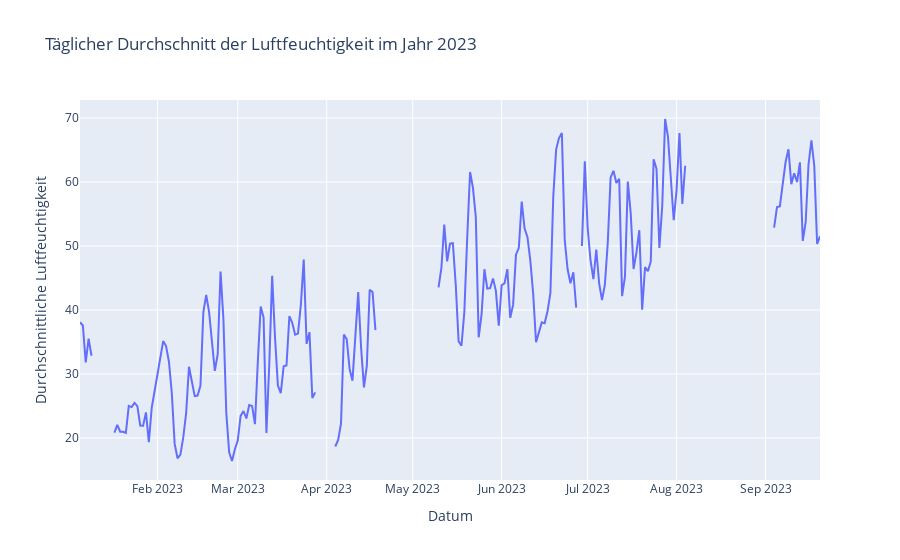

The notebook cell this image was saved under:
### Code cell
fig = px.line(daily_avg_hum_2023, x='date_time', y='hum', title='Täglicher Durchschnitt der Luftfeuchtigkeit im Jahr 2023',
              labels={'date_time': 'Datum', 'hum': 'Durchschnittliche Luftfeuchtigkeit'})

fig.show()

### Figure 1 — Plotly figure (JSON) as saved in the notebook; plotly's stock layout.template omitted (floating-point values rounded to 4 significant figures; data arrays with more than 128 entries replaced by an {"elided": "..."} marker saying what was removed)
{"data": [{"hovertemplate": "Datum=%{x}<br>Durchschnittliche Luftfeuchtigkeit=%{y}<extra></extra>", "legendgroup": "", "line": {"color": "#636efa", "dash": "solid"}, "marker": {"symbol": "circle"}, "mode": "lines", "name": "", "orientation": "v", "showlegend": false, "type": "scatter", "x": {"elided": "259 str values"}, "xaxis": "x", "y": {"elided": "259 float values"}, "yaxis": "y"}], "layout": {"legend": {"tracegroupgap": 0}, "title": {"text": "Täglicher Durchschnitt der Luftfeuchtigkeit im Jahr 2023"}, "xaxis": {"anchor": "y", "domain": [0, 1], "title": {"text": "Datum"}}, "yaxis": {"anchor": "x", "domain": [0, 1], "title": {"text": "Durchschnittliche Luftfeuchtigkeit"}}}}
